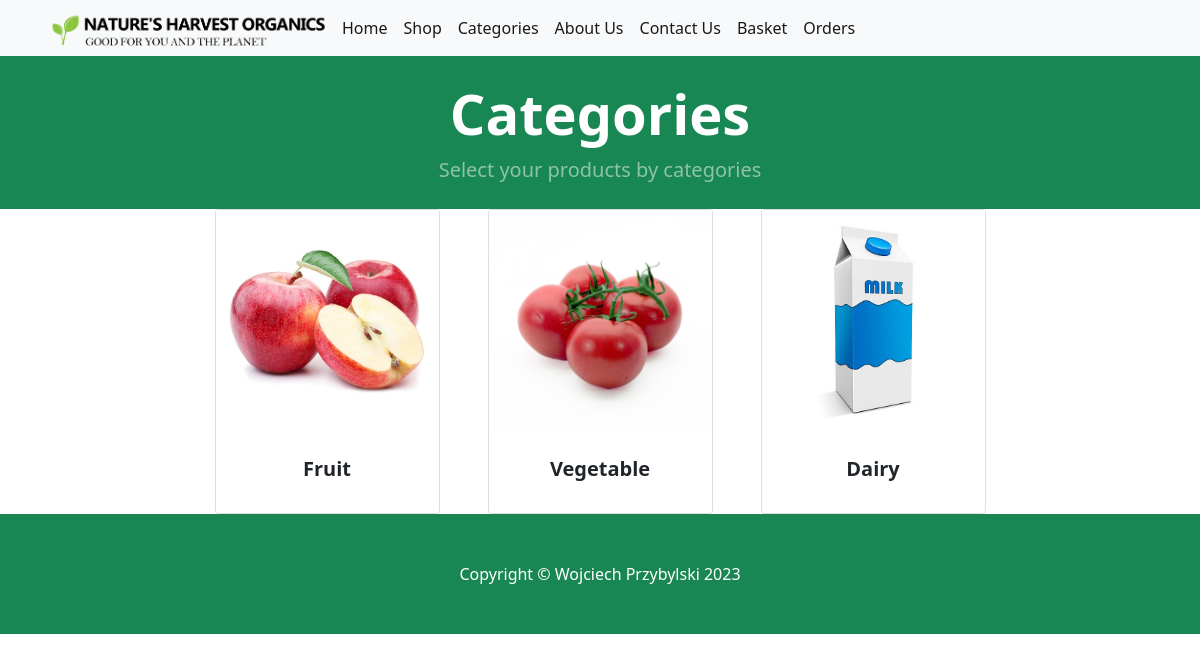
The page /categories on the database its author committed.
### tables this page shows
CREATE TABLE types (
	id INTEGER NOT NULL, 
	type VARCHAR(15) NOT NULL, 
	PRIMARY KEY (id)
);

### application/__init__.py (the view)
    @app.route('/categories')
    def categories():
        from application import models
        items = models.Types.query.filter_by(type=models.Types.type)
        baseUrl = '/static/'
        return render_template("categories.html", baseUrl=baseUrl, items=items)

### application/templates/categories.html (shortened to what this page needs)
{% extends 'base.html' %}
{% block content %}
    <header class="bg-success py-2">
        <div class="container px-4 px-lg-5 my-3">
            <div class="text-center text-white">
                <h1 class="display-4 fw-bolder">Categories</h1>
                <p class="lead fw-normal text-white-50 mb-0">Select your products by categories</p>
            </div>
        </div>
    </header>
    <section class="py-5">
        <div class="container px-4 px-lg-5 mt-5">
            <div class="row gx-4 gx-lg-5 row-cols-2 row-cols-md-3 row-cols-xl-4 justify-content-center">
                {% for item in items %}
                <div class="col mb-5">
                        <div class="card h-100">
                            <a class="pic" href="/{{item.type}}"><img src="{{ baseUrl }}assets/images/{{item.type}}.jpg"></img></a>
                            <div class="card-body p-4">
                                <div class="text-center">
                                    <h5 class="fw-bolder">{{item.type}}</h5>
                                </div>
                            </div>
                        </div>
                </div>
                {% endfor %}
            </div>
        </div>
    </section>
{% endblock %}

### rows shown on the page
types: type (picture), type "Fruit"
types: type (picture), type "Vegetable"
types: type (picture), type "Dairy"
